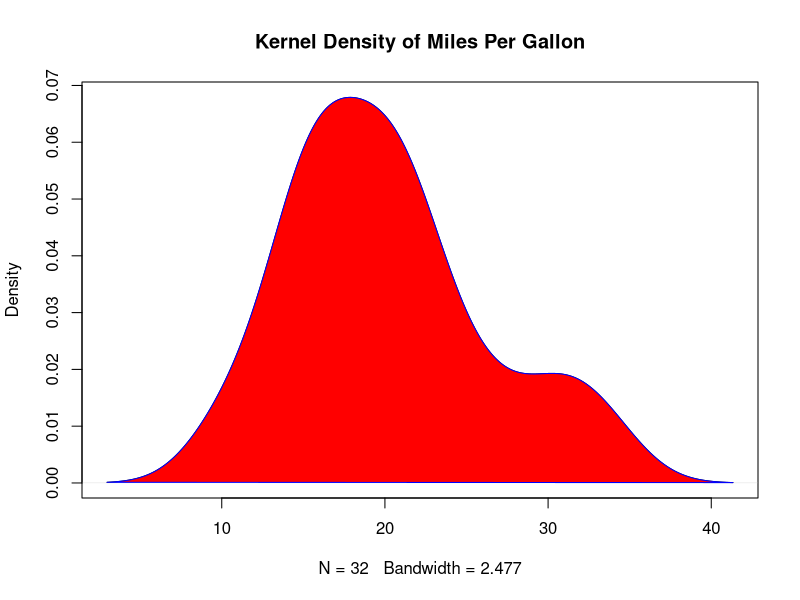

Here is the R script that generated this plot:
# http://www.statmethods.net/graphs/density.html

# Filled Density Plot
d <- density(mtcars$mpg)
plot(d, main="Kernel Density of Miles Per Gallon")
polygon(d, col="red", border="blue")
